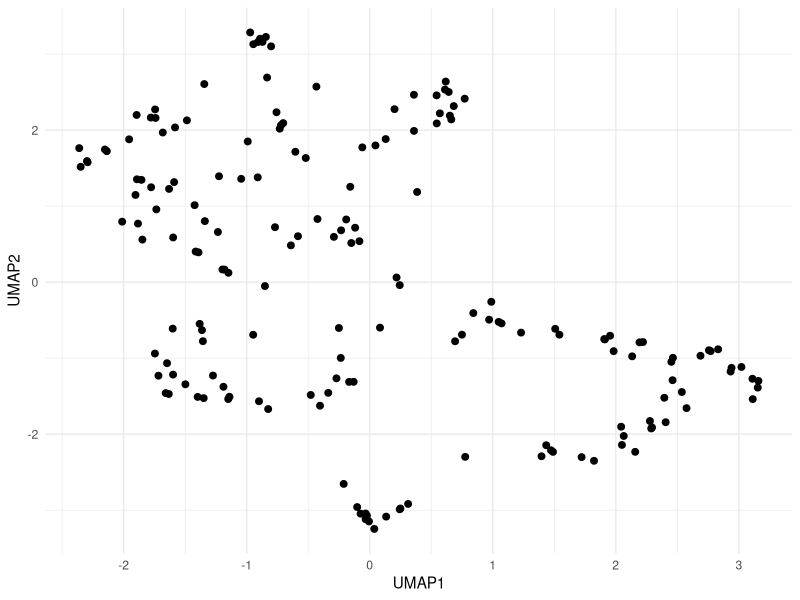
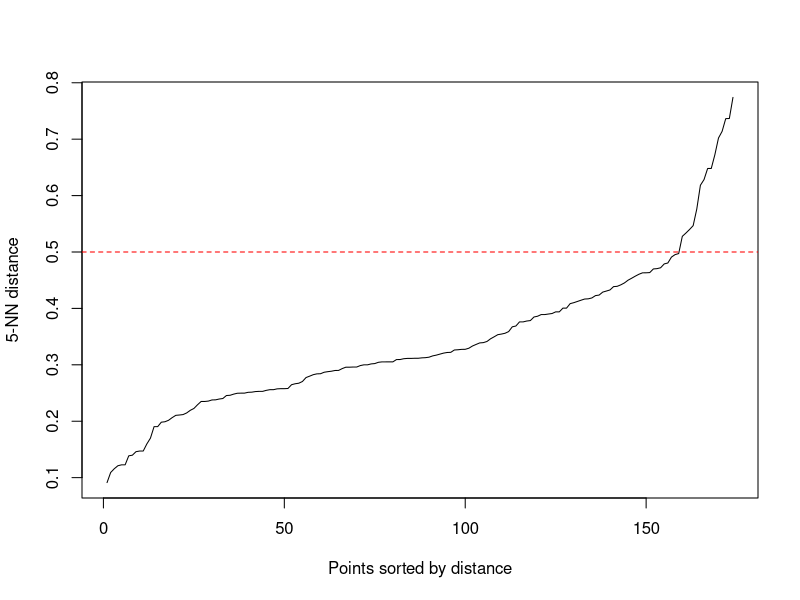
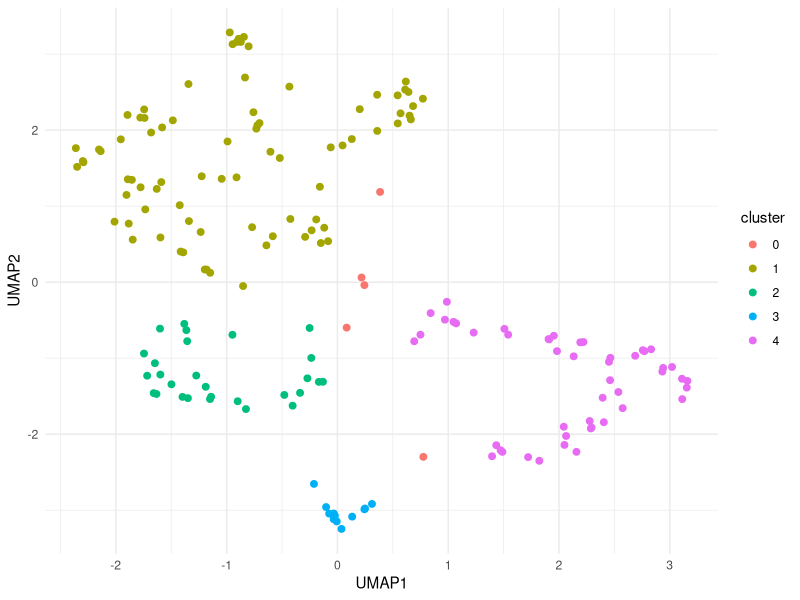
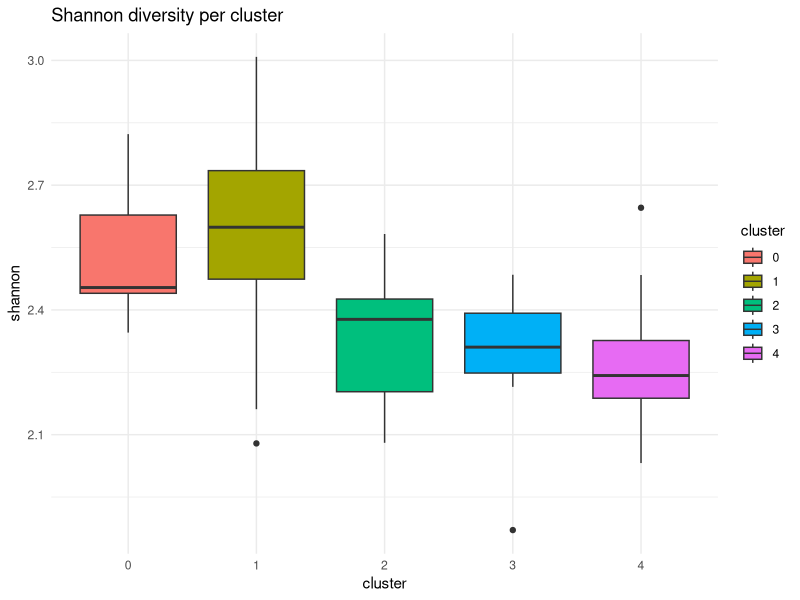
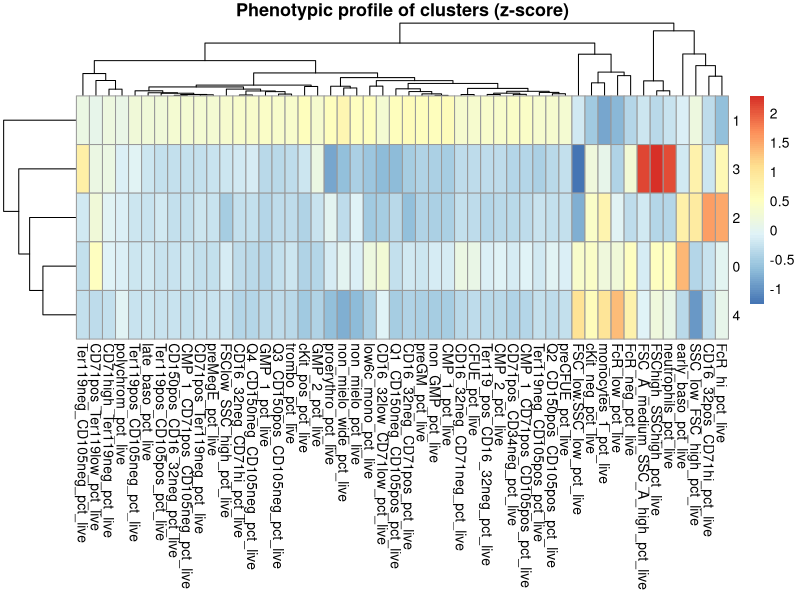

Generate these figures, in order, with R:
## ---- chunk 1
library(readxl)
library(dplyr)
library(tidyr)
library(ggplot2)
library(uwot)
library(dbscan)
setwd("~/Desktop/Szade_Lab/aktualne")
## ---- chunk 2
cyto_cols_9 <- c(
  "all_events",
  "singlets_cells",
  "Live_dead_Ly6C_subset",
  "FSC_A_medium_SSC_A_high",
  "FSC_low.SSC_low",
  "FSChigh_SSChigh",
  "FSClow_SSC_high",
  "SSC_low_FSC_high",
  "cKit_neg",
  "non_mielo_wide",
  "Ter119_pos_CD16_32neg",
  "CD71high_Ter119neg",
  "CD71pos_Ter119low",
  "CD71pos_Ter119neg",
  "low6c_mono",
  "CD16_32pos_CD71hi",
  "CD16_32neg_CD71pos",
  "CD16_32neg_CD71neg",
  "CD16_32neg_CD71hi",
  "Ter119neg_CD105pos",
  "Ter119pos_CD105pos",
  "Ter119pos_CD105neg",
  "Ter119neg_CD105neg",
  "CD16_32low_CD71low",
  "neutrophils",
  "monocytes_1",
  "FcR_hi",
  "FcR_low",
  "FcR_neg",
  "non_mielo",
  "early_baso",
  "late_baso",
  "polychrom",
  "proerythro",
  "Q1_CD150neg_CD105pos",
  "Q2_CD150pos_CD105pos",
  "Q3_CD150pos_CD105neg",
  "Q4_CD150neg_CD105neg",
  "cKit_pos",
  "CD150pos_CD16_32neg",
  "GMP_1",
  "GMP_2",
  "non_GMP",
  "CMP_1",
  "CD71pos_CD34neg",
  "CMP_1_CD71pos_CD105pos",
  "CMP_1_CD71pos_CD105neg",
  "CFUE",
  "preCFUE",
  "preGM",
  "preMegE",
  "CMP_2",
  "trombo"
)

# wczytanie danych
df <- read_excel("ERC_aim1_exp9_summary.xlsx")

# OBIEKT R z samą cytometrią
df_cyto <- df %>%
  select(all_of(cyto_cols_9))

# normalizacja % of live dla wszystkich
library(dplyr)
denom <- "Live_dead_Ly6C_subset"
gate_cols <- setdiff(colnames(df_cyto), denom)

df_cyto_pct_live <- df_cyto %>%
  mutate(
    across(
      all_of(gate_cols),
      ~ ifelse(.data[[denom]] == 0 | is.na(.data[[denom]]), NA_real_, (.x / .data[[denom]]) * 100),
      .names = "{.col}_pct_live"
    )
  )

# normalizacja % of live dla zgatowanych populacji
gated_populations_9 <- c(
  "FSC_A_medium_SSC_A_high",
  "FSC_low.SSC_low",
  "FSChigh_SSChigh",
  "FSClow_SSC_high",
  "SSC_low_FSC_high",
  "cKit_neg",
  "non_mielo_wide",
  "Ter119_pos_CD16_32neg",
  "CD71high_Ter119neg",
  "CD71pos_Ter119low",
  "CD71pos_Ter119neg",
  "low6c_mono",
  "CD16_32pos_CD71hi",
  "CD16_32neg_CD71pos",
  "CD16_32neg_CD71neg",
  "CD16_32neg_CD71hi",
  "Ter119neg_CD105pos",
  "Ter119pos_CD105pos",
  "Ter119pos_CD105neg",
  "Ter119neg_CD105neg",
  "CD16_32low_CD71low",
  "neutrophils",
  "monocytes_1",
  "FcR_hi",
  "FcR_low",
  "FcR_neg",
  "non_mielo",
  "early_baso",
  "late_baso",
  "polychrom",
  "proerythro",
  "Q1_CD150neg_CD105pos",
  "Q2_CD150pos_CD105pos",
  "Q3_CD150pos_CD105neg",
  "Q4_CD150neg_CD105neg",
  "cKit_pos",
  "CD150pos_CD16_32neg",
  "GMP_1",
  "GMP_2",
  "non_GMP",
  "CMP_1",
  "CD71pos_CD34neg",
  "CMP_1_CD71pos_CD105pos",
  "CMP_1_CD71pos_CD105neg",
  "CFUE",
  "preCFUE",
  "preGM",
  "preMegE",
  "CMP_2",
  "trombo"
)

denom <- "Live_dead_Ly6C_subset"
df_gated_pct_live <- df_cyto %>%
  mutate(
    across(
      all_of(gated_populations_9),
      ~ ifelse(
        .data[[denom]] == 0 | is.na(.data[[denom]]),
        NA_real_,
        (.x / .data[[denom]]) * 100
      ),
      .names = "{.col}_pct_live"
    )
  ) %>%
  select(ends_with("_pct_live"))
## ---- chunk 3
set.seed(123)
# 1. NA -> 0
pca_mat <- df_gated_pct_live %>%
  mutate(across(everything(), ~ replace_na(.x, 0))) %>%
  as.matrix()

# 2. PCA bez log-transform
pca_res <- prcomp(
  pca_mat,
  center = TRUE,
  scale. = TRUE
)
## ---- chunk 4
# procent wariancji wyjaśnionej przez każdy PC
var_explained <- (pca_res$sdev^2) / sum(pca_res$sdev^2)

# w procentach
var_explained_percent <- var_explained * 100

var_explained_percent
## ---- chunk 5
# 3. bierzemy pierwsze 12 PC
pca_data <- pca_res$x[, 1:12, drop = FALSE]
## ---- chunk 6
library(uwot)
# UMAP
umap_res <- uwot::umap(pca_data)

# do ramki danych
umap_df <- data.frame(
  UMAP1 = umap_res[,1],
  UMAP2 = umap_res[,2]
)

head(umap_df)
library(ggplot2)

ggplot(umap_df, aes(x = UMAP1, y = UMAP2)) +
  geom_point(size = 2) +
  theme_minimal()
## ---- chunk 7
library(dbscan)

kNNdistplot(umap_res, k = 5)
abline(h = 0.5, col = "red", lty = 2)
## ---- chunk 8
library(dbscan)

db <- dbscan(umap_res, eps = 0.5, minPts = 5) # wybrane z wykresu elbow powyżej!!!

umap_df$cluster <- as.factor(db$cluster)

ggplot(umap_df, aes(x = UMAP1, y = UMAP2, color = cluster)) +
  geom_point(size = 2) +
  theme_minimal()
## ---- chunk 9
umap_df$cluster <- as.factor(db$cluster)

df_clusters <- df_gated_pct_live %>%
  mutate(cluster = as.factor(db$cluster))

table(df_clusters$cluster)

cluster_summary <- df_clusters %>%
  group_by(cluster) %>%
  summarise(across(everything(), mean, na.rm = TRUE))
## ---- chunk 10
library(dplyr)

df_clusters %>%
  group_by(cluster) %>%
  summarise(across(everything(), sd, na.rm = TRUE))
## ---- chunk 11
shannon_index <- function(x) {
  x <- x[x > 0]              
  p <- x / sum(x)         
  -sum(p * log(p))
}

df_clusters$shannon <- apply(
  df_gated_pct_live,
  1,
  shannon_index
)
## ---- chunk 12
library(ggplot2)

ggplot(df_clusters, aes(x = cluster, y = shannon, fill = cluster)) +
  geom_boxplot() +
  theme_minimal() +
  labs(title = "Shannon diversity per cluster")
## ---- chunk 13
kruskal.test(shannon ~ cluster, data = df_clusters)
## ---- chunk 14
df_clusters %>%
  group_by(cluster) %>%
  summarise(mean_shannon = mean(shannon))
## ---- chunk 15
df_clusters <- df_gated_pct_live %>%
  mutate(cluster = as.factor(db$cluster))

cluster_means <- df_clusters %>%
  group_by(cluster) %>%
  summarise(across(everything(), mean, na.rm = TRUE))
## ---- chunk 16
library(tibble)

# globalne średnie i SD
global_mean <- colMeans(df_gated_pct_live, na.rm = TRUE)
global_sd   <- apply(df_gated_pct_live, 2, sd, na.rm = TRUE)

# funkcja do z-score
zscore <- function(x, mean, sd) {
  (x - mean) / sd
}

# profil fenotypowy (z-score)
cluster_profile <- cluster_means %>%
  column_to_rownames("cluster") %>%
  as.matrix()

cluster_profile_z <- sweep(cluster_profile, 2, global_mean, "-")
cluster_profile_z <- sweep(cluster_profile_z, 2, global_sd, "/")
## ---- chunk 17
library(pheatmap)

pheatmap(
  cluster_profile_z,
  scale = "none",
  clustering_distance_rows = "euclidean",
  clustering_distance_cols = "euclidean",
  main = "Phenotypic profile of clusters (z-score)"
)
## ---- chunk 18
library(dplyr)
library(tidyr)

cluster_long <- as.data.frame(cluster_profile_z) %>%
  rownames_to_column("cluster") %>%
  pivot_longer(-cluster, names_to = "feature", values_to = "z")

# top 5 ↑ i ↓ dla każdego klastra
top_features <- cluster_long %>%
  group_by(cluster) %>%
  arrange(desc(z)) %>%
  slice_head(n = 5) %>%
  bind_rows(
    cluster_long %>%
      group_by(cluster) %>%
      arrange(z) %>%
      slice_head(n = 5)
  )
